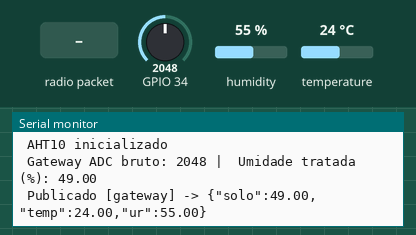
Bench run of a sketch on a simulated ESP32. Parts: the last lines printed to the serial monitor. The test bench sets the inputs (shaded band); at power-on: GPIO 34 = 2048, humidity 55 %, temperature 24 °C. WiFi joins after 1.5 s; servers stay silent unless stated; no radio packets arrive unless stated; no MQTT or app messages arrive unless stated.

Above: at 3.7 s.
3.8 s: radio packet ":" arrives
At 4.7 s:
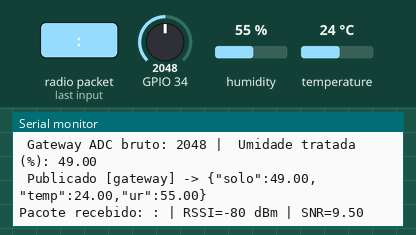
5.3 s: radio packet "5" arrives
At 6.8 s:
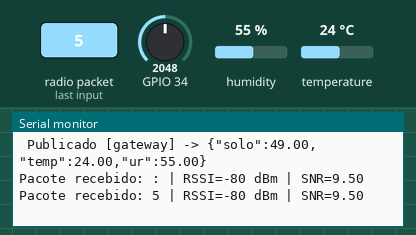

The sketch:

gateway_v4.ino
```cpp
#include <Arduino.h>
#include <SPI.h>
#include <LoRa.h>
#include <WiFi.h>
#include <PubSubClient.h>
#include <Wire.h>
#include <Adafruit_AHT10.h>

#define PINO_LORA_SS   5
#define PINO_LORA_RST  14
#define PINO_LORA_DIO0 2
#define SENSOR_SOLO    34   // pino analógico
#define MQTT_SERVER    "test.mosquitto.org"
#define MQTT_PORT      1883

WiFiClient espClient;
PubSubClient mqtt(espClient);
Adafruit_AHT10 aht;

// ---------- LISTA DE REDES ----------
struct Rede {
  const char* ssid;
  const char* senha;
};

Rede redes[] = {
  {"seuWIFI1", "suaSENHA1"},
  {"seuWIFI2", "suaSENHA2"},
  {"seuWIFI3", "suaSENHA3"}
};
const int nRedes = sizeof(redes) / sizeof(redes[0]);

// --- Calibração do sensor de solo ---
int soloSeco = 3000;  // Valor ADC quando seco
int soloUmido = 1070; // Valor ADC quando úmido

// ---------- Variáveis globais ----------
struct NodeData {
  String valor;
  int rssi;
  float snr;
  bool atualizado;
};

#define MAX_NOS 5
NodeData nos[MAX_NOS];  // suporte até 5 nós

// ---------- CONEXÕES ----------
void conectaWiFi() {
  if (WiFi.status() == WL_CONNECTED) return;

  for (int i = 0; i < nRedes; i++) {
    Serial.printf("Tentando conectar em %s ...\n", redes[i].ssid);
    WiFi.begin(redes[i].ssid, redes[i].senha);

    unsigned long inicio = millis();
    while (WiFi.status() != WL_CONNECTED && millis() - inicio < 10000) {
      delay(500);
      Serial.print(".");
    }

    if (WiFi.status() == WL_CONNECTED) {
      Serial.printf("\n Conectado em %s | IP: %s\n",
                    redes[i].ssid,
                    WiFi.localIP().toString().c_str());
      return; // sai da função pois já conectou
    } else {
      Serial.printf("\n Falha em %s\n", redes[i].ssid);
    }
  }

  Serial.println(" Nenhuma rede conectou!");
}

void conectaMQTT() {
  while (!mqtt.connected() && WiFi.status() == WL_CONNECTED) {
    Serial.print("Conectando MQTT...");
    if (mqtt.connect("gateway_tcc")) {
      Serial.println(" Conectado ao broker!");
    } else {
      Serial.print(" Falha, rc=");
      Serial.println(mqtt.state());
      delay(2000);
    }
  }
}

// ---------- Função para média ADC ----------
int lerMediaADC(int pino, int amostras) {
  long soma = 0;
  for (int i = 0; i < amostras; i++) {
    soma += analogRead(pino);
    delay(10);
  }
  return soma / amostras;
}

// ---------- TASK: Recepção LoRa ----------
void taskLoRa(void *pvParameters) {
  for (;;) {
    int packetSize = LoRa.parsePacket();
    if (packetSize) {
      String recebido = "";
      while (LoRa.available()) {
        recebido += (char)LoRa.read();
      }
      int rssi = LoRa.packetRssi();
      float snr = LoRa.packetSnr();

      Serial.print("Pacote recebido: ");
      Serial.print(recebido);
      Serial.print(" | RSSI=");
      Serial.print(rssi);
      Serial.print(" dBm | SNR=");
      Serial.println(snr);

      // esperado: "ID:VALOR"
      int sep = recebido.indexOf(":");
      if (sep > 0) {
        int id = recebido.substring(0, sep).toInt();
        String valorStr = recebido.substring(sep + 1);

        if (id > 0 && id <= MAX_NOS) {
          nos[id - 1].valor = valorStr;
          nos[id - 1].rssi = rssi;
          nos[id - 1].snr = snr;
          nos[id - 1].atualizado = true;
          Serial.printf(" Nó %d atualizado -> %s\n", id, valorStr.c_str());
        }
      }
    }
    vTaskDelay(10 / portTICK_PERIOD_MS);
  }
}

// ---------- TASK: Sensores + Publicação MQTT ----------
void taskGatewaySensores(void *pvParameters) {
  static float ultimaLeituraTratada = -1;

  for (;;) {
    // Lê média de 10 amostras
    int valorADC = lerMediaADC(SENSOR_SOLO, 10);

    int soloPercent = map(valorADC, soloSeco, soloUmido, 0, 100);
    if (soloPercent < 0) soloPercent = 0;
    if (soloPercent > 100) soloPercent = 100;

    float valorFinal;
    if (ultimaLeituraTratada < 0) {
      valorFinal = soloPercent;
    } else {
      valorFinal = (ultimaLeituraTratada + soloPercent) / 2.0;
    }
    ultimaLeituraTratada = valorFinal;

    // Leitura AHT10
    sensors_event_t hum, temp;
    aht.getEvent(&hum, &temp);

    // payload JSON
    String payloadGateway = String("{\"solo\":") + valorFinal +
                            ",\"temp\":" + temp.temperature +
                            ",\"ur\":" + hum.relative_humidity + "}";
    mqtt.publish("tcc/sensor/gateway", payloadGateway.c_str());

    // --- Prints no Serial ---
    Serial.print(" Gateway ADC bruto: ");
    Serial.print(valorADC);
    Serial.print(" |  Umidade tratada (%): ");
    Serial.println(valorFinal);

    Serial.print(" Publicado [gateway] -> ");
    Serial.println(payloadGateway);

    // Publica dados dos nós
    for (int i = 0; i < MAX_NOS; i++) {
      if (nos[i].atualizado) {
        String topico = "tcc/sensor/no" + String(i + 1);
        String payload = String("{\"valor\":") + nos[i].valor +
                         ",\"rssi\":" + nos[i].rssi +
                         ",\"snr\":" + nos[i].snr + "}";
        mqtt.publish(topico.c_str(), payload.c_str());
        Serial.print(" Publicado [");
        Serial.print(topico);
        Serial.print("] -> ");
        Serial.println(payload);

        nos[i].atualizado = false;
      }
    }

    vTaskDelay(25000 / portTICK_PERIOD_MS);
  }
}


// ---------- TASK: MQTT loop ----------
void taskMQTT(void *pvParameters) {
  for (;;) {
    if (WiFi.status() == WL_CONNECTED) {
      if (!mqtt.connected()) conectaMQTT();
      mqtt.loop();
    }
    vTaskDelay(10 / portTICK_PERIOD_MS);
  }
}

// ---------- TASK: Monitor WiFi ----------
void taskWiFiMonitor(void *pvParameters) {
  for (;;) {
    if (WiFi.status() != WL_CONNECTED) {
      Serial.println(" WiFi caiu! Tentando reconectar...");
      conectaWiFi();
    }
    vTaskDelay(5000 / portTICK_PERIOD_MS);
  }
}

// ---------- SETUP ----------
void setup() {
  Serial.begin(115200);
  delay(1000);
  Serial.println("\n=== INICIANDO GATEWAY ===");

  conectaWiFi();
  mqtt.setServer(MQTT_SERVER, MQTT_PORT);
  conectaMQTT();

  LoRa.setPins(PINO_LORA_SS, PINO_LORA_RST, PINO_LORA_DIO0);
  if (!LoRa.begin(915E6)) {
    Serial.println(" Falha ao iniciar LoRa!");
    while (1);
  }
  Serial.println(" LoRa iniciado em 915 MHz");

  if (!aht.begin()) {
    Serial.println(" Erro: AHT10 não encontrado!");
    while (1);
  }
  Serial.println(" AHT10 inicializado");

  // Inicializa array de nós
  for (int i = 0; i < MAX_NOS; i++) {
    nos[i].atualizado = false;
  }

  // Cria tasks
  xTaskCreatePinnedToCore(taskLoRa, "LoRa", 4096, NULL, 1, NULL, 1);
  xTaskCreatePinnedToCore(taskGatewaySensores, "Sensores", 4096, NULL, 1, NULL, 1);
  xTaskCreatePinnedToCore(taskMQTT, "MQTT", 4096, NULL, 1, NULL, 1);
  xTaskCreatePinnedToCore(taskWiFiMonitor, "WiFiMonitor", 4096, NULL, 1, NULL, 1);
}

void loop() {
  // não faz nada
}
```

Measured:
- after the input at 3.8 s, the serial monitor: prints a new line at once (image 1)
- after the input at 5.3 s, the serial monitor: prints a new line at once (image 2)
